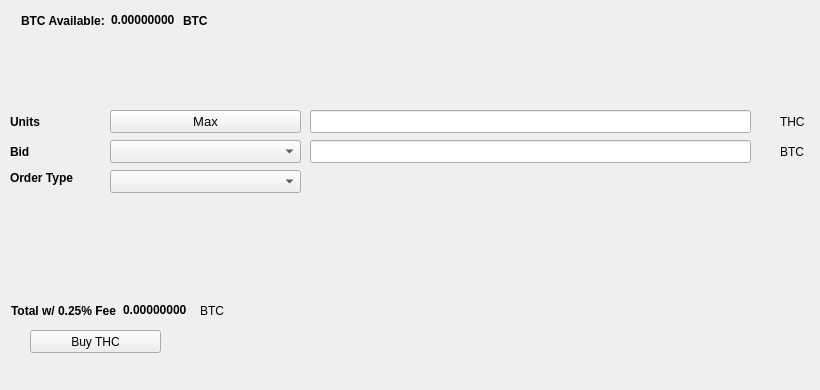
   <widget class="QWidget" name="BuyTab">
    <attribute name="title">
     <string>Buy</string>
    </attribute>
    <widget class="QPushButton" name="BuyTHC">
     <property name="geometry">
      <rect>
       <x>30</x>
       <y>330</y>
       <width>131</width>
       <height>23</height>
      </rect>
     </property>
     <property name="text">
      <string>Buy THC</string>
     </property>
     <property name="icon">
      <iconset resource="../thc.qrc">
       <normaloff>:/icons/bitcoin</normaloff>:/icons/bitcoin</iconset>
     </property>
    </widget>
    <widget class="QLabel" name="label_3">
     <property name="geometry">
      <rect>
       <x>10</x>
       <y>110</y>
       <width>46</width>
       <height>23</height>
      </rect>
     </property>
     <property name="font">
      <font>
       <weight>75</weight>
       <bold>true</bold>
      </font>
     </property>
     <property name="text">
      <string>Units</string>
     </property>
    </widget>
    <widget class="QLineEdit" name="UnitsInput">
     <property name="geometry">
      <rect>
       <x>310</x>
       <y>110</y>
       <width>441</width>
       <height>23</height>
      </rect>
     </property>
     <property name="font">
      <font>
       <pointsize>9</pointsize>
       <weight>75</weight>
       <bold>true</bold>
      </font>
     </property>
    </widget>
    <widget class="QLineEdit" name="BuyBidPriceEdit">
     <property name="geometry">
      <rect>
       <x>310</x>
       <y>140</y>
       <width>441</width>
       <height>23</height>
      </rect>
     </property>
     <property name="font">
      <font>
       <pointsize>9</pointsize>
       <weight>75</weight>
       <bold>true</bold>
      </font>
     </property>
    </widget>
    <widget class="QLabel" name="label_4">
     <property name="geometry">
      <rect>
       <x>780</x>
       <y>110</y>
       <width>31</width>
       <height>23</height>
      </rect>
     </property>
     <property name="text">
      <string>THC</string>
     </property>
    </widget>
    <widget class="QLabel" name="label_5">
     <property name="geometry">
      <rect>
       <x>780</x>
       <y>140</y>
       <width>31</width>
       <height>23</height>
      </rect>
     </property>
     <property name="text">
      <string>BTC</string>
     </property>
    </widget>
    <widget class="QLabel" name="label_6">
     <property name="geometry">
      <rect>
       <x>10</x>
       <y>140</y>
       <width>46</width>
       <height>23</height>
      </rect>
     </property>
     <property name="font">
      <font>
       <weight>75</weight>
       <bold>true</bold>
      </font>
     </property>
     <property name="text">
      <string>Bid</string>
     </property>
    </widget>
    <widget class="QLabel" name="label_7">
     <property name="geometry">
      <rect>
       <x>10</x>
       <y>170</y>
       <width>91</width>
       <height>16</height>
      </rect>
     </property>
     <property name="font">
      <font>
       <weight>75</weight>
       <bold>true</bold>
      </font>
     </property>
     <property name="text">
      <string>Order Type</string>
     </property>
    </widget>
    <widget class="QPushButton" name="Buy_Max_Amount">
     <property name="geometry">
      <rect>
       <x>110</x>
       <y>110</y>
       <width>191</width>
       <height>23</height>
      </rect>
     </property>
     <property name="font">
      <font>
       <pointsize>10</pointsize>
      </font>
     </property>
     <property name="text">
      <string>Max</string>
     </property>
    </widget>
    <widget class="QComboBox" name="BuyBidcomboBox">
     <property name="geometry">
      <rect>
       <x>110</x>
       <y>140</y>
       <width>191</width>
       <height>23</height>
      </rect>
     </property>
     <property name="font">
      <font>
       <pointsize>10</pointsize>
      </font>
     </property>
    </widget>
    <widget class="QComboBox" name="buyOrdertypeCombo">
     <property name="geometry">
      <rect>
       <x>110</x>
       <y>170</y>
       <width>191</width>
       <height>23</height>
      </rect>
     </property>
     <property name="font">
      <font>
       <pointsize>10</pointsize>
      </font>
     </property>
    </widget>
    <widget class="QWidget" name="layoutWidget1">
     <property name="geometry">
      <rect>
       <x>21</x>
       <y>11</y>
       <width>227</width>
       <height>19</height>
      </rect>
     </property>
     <layout class="QHBoxLayout" name="horizontalLayout_3">
      <item>
       <widget class="QLabel" name="label232">
        <property name="font">
         <font>
          <weight>75</weight>
          <bold>true</bold>
         </font>
        </property>
        <property name="text">
         <string>BTC Available:</string>
        </property>
       </widget>
      </item>
      <item>
       <widget class="QLabel" name="BtcAvailableLbl">
        <property name="palette">
         <palette>
          <active>
           <colorrole role="WindowText">
            <brush brushstyle="SolidPattern">
             <color alpha="255">
              <red>0</red>
              <green>0</green>
              <blue>0</blue>
             </color>
            </brush>
           </colorrole>
           <colorrole role="Button">
            <brush brushstyle="SolidPattern">
             <color alpha="255">
              <red>0</red>
              <green>170</green>
              <blue>0</blue>
             </color>
            </brush>
           </colorrole>
           <colorrole role="Light">
            <brush brushstyle="SolidPattern">
             <color alpha="255">
              <red>0</red>
              <green>255</green>
              <blue>0</blue>
             </color>
            </brush>
           </colorrole>
           <colorrole role="Midlight">
            <brush brushstyle="SolidPattern">
             <color alpha="255">
              <red>0</red>
              <green>212</green>
              <blue>0</blue>
             </color>
            </brush>
           </colorrole>
           <colorrole role="Dark">
            <brush brushstyle="SolidPattern">
             <color alpha="255">
              <red>0</red>
              <green>85</green>
              <blue>0</blue>
             </color>
            </brush>
           </colorrole>
           <colorrole role="Mid">
            <brush brushstyle="SolidPattern">
             <color alpha="255">
              <red>0</red>
              <green>113</green>
              <blue>0</blue>
             </color>
            </brush>
           </colorrole>
           <colorrole role="Text">
            <brush brushstyle="SolidPattern">
             <color alpha="255">
              <red>0</red>
              <green>170</green>
              <blue>0</blue>
             </color>
            </brush>
           </colorrole>
           <colorrole role="BrightText">
            <brush brushstyle="SolidPattern">
             <color alpha="255">
              <red>255</red>
              <green>255</green>
              <blue>255</blue>
             </color>
            </brush>
           </colorrole>
           <colorrole role="ButtonText">
            <brush brushstyle="SolidPattern">
             <color alpha="255">
              <red>0</red>
              <green>0</green>
              <blue>0</blue>
             </color>
            </brush>
           </colorrole>
           <colorrole role="Base">
            <brush brushstyle="SolidPattern">
             <color alpha="255">
              <red>255</red>
              <green>255</green>
              <blue>255</blue>
             </color>
            </brush>
           </colorrole>
           <colorrole role="Window">
            <brush brushstyle="SolidPattern">
             <color alpha="255">
              <red>0</red>
              <green>170</green>
              <blue>0</blue>
             </color>
            </brush>
           </colorrole>
           <colorrole role="Shadow">
            <brush brushstyle="SolidPattern">
             <color alpha="255">
              <red>0</red>
              <green>0</green>
              <blue>0</blue>
             </color>
            </brush>
           </colorrole>
           <colorrole role="AlternateBase">
            <brush brushstyle="SolidPattern">
             <color alpha="255">
              <red>127</red>
              <green>212</green>
              <blue>127</blue>
             </color>
            </brush>
           </colorrole>
           <colorrole role="ToolTipBase">
            <brush brushstyle="SolidPattern">
             <color alpha="255">
              <red>255</red>
              <green>255</green>
              <blue>220</blue>
             </color>
            </brush>
           </colorrole>
           <colorrole role="ToolTipText">
            <brush brushstyle="SolidPattern">
             <color alpha="255">
              <red>0</red>
              <green>0</green>
              <blue>0</blue>
             </color>
            </brush>
           </colorrole>
          </active>
          <inactive>
           <colorrole role="WindowText">
            <brush brushstyle="SolidPattern">
             <color alpha="255">
              <red>0</red>
              <green>0</green>
              <blue>0</blue>
             </color>
            </brush>
           </colorrole>
           <colorrole role="Button">
            <brush brushstyle="SolidPattern">
             <color alpha="255">
              <red>0</red>
              <green>170</green>
              <blue>0</blue>
             </color>
            </brush>
           </colorrole>
           <colorrole role="Light">
            <brush brushstyle="SolidPattern">
             <color alpha="255">
              <red>0</red>
              <green>255</green>
              <blue>0</blue>
             </color>
            </brush>
           </colorrole>
           <colorrole role="Midlight">
            <brush brushstyle="SolidPattern">
             <color alpha="255">
              <red>0</red>
              <green>212</green>
              <blue>0</blue>
             </color>
            </brush>
           </colorrole>
           <colorrole role="Dark">
            <brush brushstyle="SolidPattern">
             <color alpha="255">
              <red>0</red>
              <green>85</green>
              <blue>0</blue>
             </color>
            </brush>
           </colorrole>
           <colorrole role="Mid">
            <brush brushstyle="SolidPattern">
             <color alpha="255">
              <red>0</red>
              <green>113</green>
              <blue>0</blue>
             </color>
            </brush>
           </colorrole>
           <colorrole role="Text">
            <brush brushstyle="SolidPattern">
             <color alpha="255">
              <red>0</red>
              <green>170</green>
              <blue>0</blue>
             </color>
            </brush>
           </colorrole>
           <colorrole role="BrightText">
            <brush brushstyle="SolidPattern">
             <color alpha="255">
              <red>255</red>
              <green>255</green>
              <blue>255</blue>
             </color>
            </brush>
           </colorrole>
           <colorrole role="ButtonText">
            <brush brushstyle="SolidPattern">
             <color alpha="255">
              <red>0</red>
              <green>0</green>
              <blue>0</blue>
             </color>
            </brush>
           </colorrole>
           <colorrole role="Base">
            <brush brushstyle="SolidPattern">
             <color alpha="255">
              <red>255</red>
              <green>255</green>
              <blue>255</blue>
             </color>
            </brush>
           </colorrole>
           <colorrole role="Window">
            <brush brushstyle="SolidPattern">
             <color alpha="255">
              <red>0</red>
              <green>170</green>
              <blue>0</blue>
             </color>
            </brush>
           </colorrole>
           <colorrole role="Shadow">
            <brush brushstyle="SolidPattern">
             <color alpha="255">
              <red>0</red>
              <green>0</green>
              <blue>0</blue>
             </color>
            </brush>
           </colorrole>
           <colorrole role="AlternateBase">
            <brush brushstyle="SolidPattern">
             <color alpha="255">
              <red>127</red>
              <green>212</green>
              <blue>127</blue>
             </color>
            </brush>
           </colorrole>
           <colorrole role="ToolTipBase">
            <brush brushstyle="SolidPattern">
             <color alpha="255">
              <red>255</red>
              <green>255</green>
              <blue>220</blue>
             </color>
            </brush>
           </colorrole>
           <colorrole role="ToolTipText">
            <brush brushstyle="SolidPattern">
             <color alpha="255">
              <red>0</red>
              <green>0</green>
              <blue>0</blue>
             </color>
            </brush>
           </colorrole>
          </inactive>
          <disabled>
           <colorrole role="WindowText">
            <brush brushstyle="SolidPattern">
             <color alpha="255">
              <red>0</red>
              <green>85</green>
              <blue>0</blue>
             </color>
            </brush>
           </colorrole>
           <colorrole role="Button">
            <brush brushstyle="SolidPattern">
             <color alpha="255">
              <red>0</red>
              <green>170</green>
              <blue>0</blue>
             </color>
            </brush>
           </colorrole>
           <colorrole role="Light">
            <brush brushstyle="SolidPattern">
             <color alpha="255">
              <red>0</red>
              <green>255</green>
              <blue>0</blue>
             </color>
            </brush>
           </colorrole>
           <colorrole role="Midlight">
            <brush brushstyle="SolidPattern">
             <color alpha="255">
              <red>0</red>
              <green>212</green>
              <blue>0</blue>
             </color>
            </brush>
           </colorrole>
           <colorrole role="Dark">
            <brush brushstyle="SolidPattern">
             <color alpha="255">
              <red>0</red>
              <green>85</green>
              <blue>0</blue>
             </color>
            </brush>
           </colorrole>
           <colorrole role="Mid">
            <brush brushstyle="SolidPattern">
             <color alpha="255">
              <red>0</red>
              <green>113</green>
              <blue>0</blue>
             </color>
            </brush>
           </colorrole>
           <colorrole role="Text">
            <brush brushstyle="SolidPattern">
             <color alpha="255">
              <red>0</red>
              <green>85</green>
              <blue>0</blue>
             </color>
            </brush>
           </colorrole>
           <colorrole role="BrightText">
            <brush brushstyle="SolidPattern">
             <color alpha="255">
              <red>255</red>
              <green>255</green>
              <blue>255</blue>
             </color>
            </brush>
           </colorrole>
           <colorrole role="ButtonText">
            <brush brushstyle="SolidPattern">
             <color alpha="255">
              <red>0</red>
              <green>85</green>
              <blue>0</blue>
             </color>
            </brush>
           </colorrole>
           <colorrole role="Base">
            <brush brushstyle="SolidPattern">
             <color alpha="255">
              <red>0</red>
              <green>170</green>
              <blue>0</blue>
             </color>
            </brush>
           </colorrole>
           <colorrole role="Window">
            <brush brushstyle="SolidPattern">
             <color alpha="255">
              <red>0</red>
              <green>170</green>
              <blue>0</blue>
             </color>
            </brush>
           </colorrole>
           <colorrole role="Shadow">
            <brush brushstyle="SolidPattern">
             <color alpha="255">
              <red>0</red>
              <green>0</green>
              <blue>0</blue>
             </color>
            </brush>
           </colorrole>
           <colorrole role="AlternateBase">
            <brush brushstyle="SolidPattern">
             <color alpha="255">
              <red>0</red>
              <green>170</green>
              <blue>0</blue>
             </color>
            </brush>
           </colorrole>
           <colorrole role="ToolTipBase">
            <brush brushstyle="SolidPattern">
             <color alpha="255">
              <red>255</red>
              <green>255</green>
              <blue>220</blue>
             </color>
            </brush>
           </colorrole>
           <colorrole role="ToolTipText">
            <brush brushstyle="SolidPattern">
             <color alpha="255">
              <red>0</red>
              <green>0</green>
              <blue>0</blue>
             </color>
            </brush>
           </colorrole>
          </disabled>
         </palette>
        </property>
        <property name="font">
         <font>
          <weight>75</weight>
          <bold>true</bold>
         </font>
        </property>
        <property name="text">
         <string>0.00000000</string>
        </property>
        <property name="textInteractionFlags">
         <set>Qt::LinksAccessibleByMouse|Qt::TextSelectableByKeyboard|Qt::TextSelectableByMouse</set>
        </property>
       </widget>
      </item>
      <item>
       <widget class="QLabel" name="BtcAvailableLbl_2">
        <property name="font">
         <font>
          <weight>75</weight>
          <bold>true</bold>
         </font>
        </property>
        <property name="text">
         <string>BTC</string>
        </property>
       </widget>
      </item>
     </layout>
    </widget>
    <widget class="QWidget" name="layoutWidge2">
     <property name="geometry">
      <rect>
       <x>11</x>
       <y>301</y>
       <width>259</width>
       <height>19</height>
      </rect>
     </property>
     <layout class="QHBoxLayout" name="horizontalLayout_4">
      <item>
       <widget class="QLabel" name="label_9">
        <property name="font">
         <font>
          <weight>75</weight>
          <bold>true</bold>
         </font>
        </property>
        <property name="text">
         <string>Total w/ 0.25% Fee</string>
        </property>
       </widget>
      </item>
      <item>
       <widget class="QLabel" name="BuyCostLabel">
        <property name="palette">
         <palette>
          <active>
           <colorrole role="WindowText">
            <brush brushstyle="SolidPattern">
             <color alpha="255">
              <red>0</red>
              <green>0</green>
              <blue>0</blue>
             </color>
            </brush>
           </colorrole>
           <colorrole role="Button">
            <brush brushstyle="SolidPattern">
             <color alpha="255">
              <red>0</red>
              <green>170</green>
              <blue>0</blue>
             </color>
            </brush>
           </colorrole>
           <colorrole role="Light">
            <brush brushstyle="SolidPattern">
             <color alpha="255">
              <red>0</red>
              <green>255</green>
              <blue>0</blue>
             </color>
            </brush>
           </colorrole>
           <colorrole role="Midlight">
            <brush brushstyle="SolidPattern">
             <color alpha="255">
              <red>0</red>
              <green>212</green>
              <blue>0</blue>
             </color>
            </brush>
           </colorrole>
           <colorrole role="Dark">
            <brush brushstyle="SolidPattern">
             <color alpha="255">
              <red>0</red>
              <green>85</green>
              <blue>0</blue>
             </color>
            </brush>
           </colorrole>
           <colorrole role="Mid">
            <brush brushstyle="SolidPattern">
             <color alpha="255">
              <red>0</red>
              <green>113</green>
              <blue>0</blue>
             </color>
            </brush>
           </colorrole>
           <colorrole role="Text">
            <brush brushstyle="SolidPattern">
             <color alpha="255">
              <red>0</red>
              <green>170</green>
              <blue>0</blue>
             </color>
            </brush>
           </colorrole>
           <colorrole role="BrightText">
            <brush brushstyle="SolidPattern">
             <color alpha="255">
              <red>255</red>
              <green>255</green>
              <blue>255</blue>
             </color>
            </brush>
           </colorrole>
           <colorrole role="ButtonText">
            <brush brushstyle="SolidPattern">
             <color alpha="255">
              <red>0</red>
              <green>0</green>
              <blue>0</blue>
             </color>
            </brush>
           </colorrole>
           <colorrole role="Base">
            <brush brushstyle="SolidPattern">
             <color alpha="255">
              <red>255</red>
              <green>255</green>
              <blue>255</blue>
             </color>
            </brush>
           </colorrole>
           <colorrole role="Window">
            <brush brushstyle="SolidPattern">
             <color alpha="255">
              <red>0</red>
              <green>170</green>
              <blue>0</blue>
             </color>
            </brush>
           </colorrole>
           <colorrole role="Shadow">
            <brush brushstyle="SolidPattern">
             <color alpha="255">
              <red>0</red>
              <green>0</green>
              <blue>0</blue>
             </color>
            </brush>
           </colorrole>
           <colorrole role="AlternateBase">
            <brush brushstyle="SolidPattern">
             <color alpha="255">
              <red>127</red>
              <green>212</green>
              <blue>127</blue>
             </color>
            </brush>
           </colorrole>
           <colorrole role="ToolTipBase">
            <brush brushstyle="SolidPattern">
             <color alpha="255">
              <red>255</red>
              <green>255</green>
              <blue>220</blue>
             </color>
            </brush>
           </colorrole>
           <colorrole role="ToolTipText">
            <brush brushstyle="SolidPattern">
             <color alpha="255">
              <red>0</red>
              <green>0</green>
              <blue>0</blue>
             </color>
            </brush>
           </colorrole>
          </active>
          <inactive>
           <colorrole role="WindowText">
            <brush brushstyle="SolidPattern">
             <color alpha="255">
              <red>0</red>
              <green>0</green>
              <blue>0</blue>
             </color>
            </brush>
           </colorrole>
           <colorrole role="Button">
            <brush brushstyle="SolidPattern">
             <color alpha="255">
              <red>0</red>
              <green>170</green>
              <blue>0</blue>
             </color>
            </brush>
           </colorrole>
           <colorrole role="Light">
            <brush brushstyle="SolidPattern">
             <color alpha="255">
              <red>0</red>
              <green>255</green>
              <blue>0</blue>
             </color>
            </brush>
           </colorrole>
           <colorrole role="Midlight">
            <brush brushstyle="SolidPattern">
             <color alpha="255">
              <red>0</red>
              <green>212</green>
              <blue>0</blue>
             </color>
            </brush>
           </colorrole>
           <colorrole role="Dark">
            <brush brushstyle="SolidPattern">
             <color alpha="255">
              <red>0</red>
              <green>85</green>
              <blue>0</blue>
             </color>
            </brush>
           </colorrole>
           <colorrole role="Mid">
            <brush brushstyle="SolidPattern">
             <color alpha="255">
              <red>0</red>
              <green>113</green>
              <blue>0</blue>
             </color>
            </brush>
           </colorrole>
           <colorrole role="Text">
            <brush brushstyle="SolidPattern">
             <color alpha="255">
              <red>0</red>
              <green>170</green>
              <blue>0</blue>
             </color>
            </brush>
           </colorrole>
           <colorrole role="BrightText">
            <brush brushstyle="SolidPattern">
             <color alpha="255">
              <red>255</red>
              <green>255</green>
              <blue>255</blue>
             </color>
            </brush>
           </colorrole>
           <colorrole role="ButtonText">
            <brush brushstyle="SolidPattern">
             <color alpha="255">
              <red>0</red>
              <green>0</green>
              <blue>0</blue>
             </color>
            </brush>
           </colorrole>
           <colorrole role="Base">
            <brush brushstyle="SolidPattern">
             <color alpha="255">
              <red>255</red>
              <green>255</green>
              <blue>255</blue>
             </color>
            </brush>
           </colorrole>
           <colorrole role="Window">
            <brush brushstyle="SolidPattern">
             <color alpha="255">
              <red>0</red>
              <green>170</green>
              <blue>0</blue>
             </color>
            </brush>
           </colorrole>
           <colorrole role="Shadow">
            <brush brushstyle="SolidPattern">
             <color alpha="255">
              <red>0</red>
              <green>0</green>
              <blue>0</blue>
             </color>
            </brush>
           </colorrole>
           <colorrole role="AlternateBase">
            <brush brushstyle="SolidPattern">
             <color alpha="255">
              <red>127</red>
              <green>212</green>
              <blue>127</blue>
             </color>
            </brush>
           </colorrole>
           <colorrole role="ToolTipBase">
            <brush brushstyle="SolidPattern">
             <color alpha="255">
              <red>255</red>
              <green>255</green>
              <blue>220</blue>
             </color>
            </brush>
           </colorrole>
           <colorrole role="ToolTipText">
            <brush brushstyle="SolidPattern">
             <color alpha="255">
              <red>0</red>
              <green>0</green>
              <blue>0</blue>
             </color>
            </brush>
           </colorrole>
          </inactive>
          <disabled>
           <colorrole role="WindowText">
            <brush brushstyle="SolidPattern">
             <color alpha="255">
              <red>0</red>
              <green>85</green>
              <blue>0</blue>
             </color>
            </brush>
           </colorrole>
           <colorrole role="Button">
            <brush brushstyle="SolidPattern">
             <color alpha="255">
              <red>0</red>
              <green>170</green>
              <blue>0</blue>
             </color>
            </brush>
           </colorrole>
           <colorrole role="Light">
            <brush brushstyle="SolidPattern">
             <color alpha="255">
              <red>0</red>
              <green>255</green>
              <blue>0</blue>
             </color>
            </brush>
           </colorrole>
           <colorrole role="Midlight">
            <brush brushstyle="SolidPattern">
             <color alpha="255">
              <red>0</red>
              <green>212</green>
              <blue>0</blue>
             </color>
            </brush>
           </colorrole>
           <colorrole role="Dark">
            <brush brushstyle="SolidPattern">
             <color alpha="255">
              <red>0</red>
              <green>85</green>
              <blue>0</blue>
             </color>
            </brush>
           </colorrole>
           <colorrole role="Mid">
            <brush brushstyle="SolidPattern">
             <color alpha="255">
              <red>0</red>
              <green>113</green>
              <blue>0</blue>
             </color>
            </brush>
           </colorrole>
           <colorrole role="Text">
            <brush brushstyle="SolidPattern">
             <color alpha="255">
              <red>0</red>
              <green>85</green>
              <blue>0</blue>
             </color>
            </brush>
           </colorrole>
           <colorrole role="BrightText">
            <brush brushstyle="SolidPattern">
             <color alpha="255">
              <red>255</red>
              <green>255</green>
              <blue>255</blue>
             </color>
            </brush>
           </colorrole>
           <colorrole role="ButtonText">
            <brush brushstyle="SolidPattern">
             <color alpha="255">
              <red>0</red>
              <green>85</green>
              <blue>0</blue>
             </color>
            </brush>
           </colorrole>
           <colorrole role="Base">
            <brush brushstyle="SolidPattern">
             <color alpha="255">
              <red>0</red>
              <green>170</green>
              <blue>0</blue>
             </color>
            </brush>
           </colorrole>
           <colorrole role="Window">
            <brush brushstyle="SolidPattern">
             <color alpha="255">
              <red>0</red>
              <green>170</green>
              <blue>0</blue>
             </color>
            </brush>
           </colorrole>
           <colorrole role="Shadow">
            <brush brushstyle="SolidPattern">
             <color alpha="255">
              <red>0</red>
              <green>0</green>
              <blue>0</blue>
             </color>
            </brush>
           </colorrole>
           <colorrole role="AlternateBase">
            <brush brushstyle="SolidPattern">
             <color alpha="255">
              <red>0</red>
              <green>170</green>
              <blue>0</blue>
             </color>
            </brush>
           </colorrole>
           <colorrole role="ToolTipBase">
            <brush brushstyle="SolidPattern">
             <color alpha="255">
              <red>255</red>
              <green>255</green>
              <blue>220</blue>
             </color>
            </brush>
           </colorrole>
           <colorrole role="ToolTipText">
            <brush brushstyle="SolidPattern">
             <color alpha="255">
              <red>0</red>
              <green>0</green>
              <blue>0</blue>
             </color>
            </brush>
           </colorrole>
          </disabled>
         </palette>
        </property>
        <property name="font">
         <font>
          <weight>75</weight>
          <bold>true</bold>
         </font>
        </property>
        <property name="autoFillBackground">
         <bool>false</bool>
        </property>
        <property name="text">
         <string>0.00000000</string>
        </property>
        <property name="textInteractionFlags">
         <set>Qt::LinksAccessibleByMouse|Qt::TextSelectableByMouse</set>
        </property>
       </widget>
      </item>
      <item>
       <widget class="QLabel" name="label_10">
        <property name="font">
         <font>
          <weight>50</weight>
          <bold>false</bold>
         </font>
        </property>
        <property name="text">
         <string>BTC</string>
        </property>
       </widget>
      </item>
     </layout>
    </widget>
    <widget class="QLabel" name="label_24">
     <property name="geometry">
      <rect>
       <x>460</x>
       <y>300</y>
       <width>281</width>
       <height>81</height>
      </rect>
     </property>
     <property name="text">
      <string/>
     </property>
     <property name="pixmap">
      <pixmap>:/images/bittrex</pixmap>
     </property>
    </widget>
   </widget>
